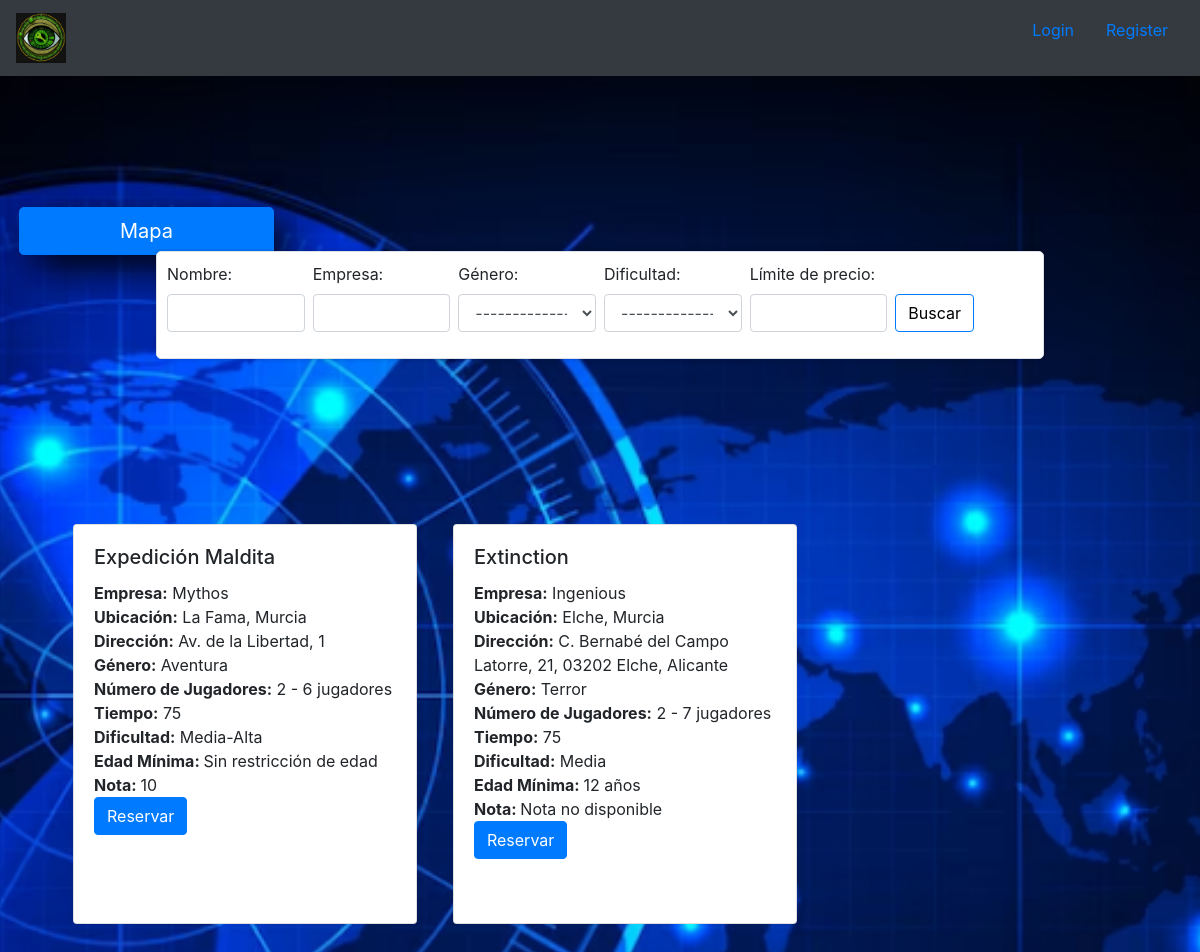
Page /boostrap/paginaMurcia.php on the committed database.
### tables this page shows
CREATE TABLE `escaperooms` (
  `id_escape` int(3) NOT NULL,
  `empresa` varchar(50) NOT NULL,
  `sala` varchar(50) NOT NULL,
  `ubi` varchar(255) NOT NULL,
  `direc` varchar(255) NOT NULL,
  `genero` varchar(10) NOT NULL,
  `num_jugadores` varchar(25) NOT NULL,
  `tiempo` int(11) NOT NULL,
  `dificult` varchar(25) NOT NULL,
  `edadMin` varchar(25) NOT NULL,
  `nota` int(11) NOT NULL,
  `link` varchar(255) NOT NULL,
  `precio` varchar(25) NOT NULL,
  `escaperoomsGanadas` tinyint(1) NOT NULL
);

### boostrap/paginaMurcia.php (the view, shortened to what this page needs)
<!DOCTYPE html>
<html>
<head>
        <link rel="stylesheet" href="https://maxcdn.bootstrapcdn.com/bootstrap/4.0.0/css/bootstrap.min.css">
</head>
<body>
<div class="container">
    <div class="row">
        <div class="col-4 ms-auto">
            <a href="../mapa.php">
                <button type="button" class="btn btn-primary btn-lg  mx-1" style="padding-left:100px; padding-right: 100px; box-shadow: 15px 13px 40px black;  top: 15%; left:15px;  position: fixed;">Mapa</button>
            </a>
        </div>
    </div>
    <div class="border">
    <form method="post" action="buscador.php" class="d-flex">
        <div class="form-group flex-grow-1 mr-2">
            <label for="sala">Nombre:</label>
            <input type="text" name="sala" id="sala" class="form-control">
        </div>
        <div class="form-group flex-grow-1 mr-2">
            <label for="empresa">Empresa:</label>
            <input type="text" name="empresa" id="empresa" class="form-control">
        </div>
        <div class="form-group flex-grow-1 mr-2">
            <label for="genero">Género:</label>
            <select class="form-control" id="genero" name="genero">
                <option value="">------------------</option>
            </select>
        </div>
        <div class="form-group flex-grow-1 mr-2">
            <label for="dificult">Dificultad:</label>
            <select class="form-control" id="dificult" name="dificult">
                <option value="">------------------</option>
            </select>
        </div>
        <div class="form-group flex-grow-1 mr-2">
            <label for="precio">Límite de precio:</label>
            <input type="number" name="precio" id="precio" class="form-control">
        </div>
        <div class="form-group">
            <button type="submit" class="btn btn-primary" style="margin-top:32px; background-color:white; color:black;">Buscar</button>
        </div>
    </form>
</div>
    <div class="row">
        <?php
        $servername = "localhost";
        $username = "root";
        $password = "";
        $dbname = "escapesrooms";
        $conn = new mysqli($servername, $username, $password, $dbname);
        $ubi = isset($_POST['ubi']) ? $_POST['ubi'] : 'Murcia';
        $sql = "SELECT * FROM escaperooms";
        if (!empty($ubi)) {
            $sql .= " WHERE ubi LIKE '%{$ubi}%'";
        }
        $result = $conn->query($sql);
        while ($row = $result->fetch_assoc()) {
            echo '<div class="col-4">';
            echo '<div class="escape-room">';
            echo '<div class="card my-card">';
            echo '<div class="card-body">';
            echo '<h5 class="card-title">' . $row['sala'] . '</h5>';
            echo '<p class="card-text"><strong>Empresa:</strong> ' . $row['empresa'] . '</p>';
            echo '<p class="card-text"><strong>Ubicación:</strong> ' . $row['ubi'] . '</p>';
            echo '<p class="card-text"><strong>Dirección:</strong> ' . $row['direc'] . '</p>';
            echo '<p class="card-text"><strong>Género:</strong> ' . $row['genero'] . '</p>';
            echo '<p class="card-text"><strong>Número de Jugadores:</strong> ' . $row['num_jugadores'] . '</p>';
            echo '<p class="card-text"><strong>Tiempo:</strong> ' . $row['tiempo'] . '</p>';
            echo '<p class="card-text"><strong>Dificultad:</strong> ' . $row['dificult'] . '</p>';
            if ($row['edadMin'] == '*' || $row['edadMin'] == '-') {
                echo '<p class="card-text"><strong>Edad Mínima: </strong> Sin restricción de edad';
            } else {
                echo '<p class="card-text"><strong>Edad Mínima: </strong> ' . $row['edadMin'] . '</p>';
            }
            if ($row['nota'] == '0') {
                echo '<p class="card-text"><strong>Nota: </strong> Nota no disponible' . '<br>';
            } else {
                echo '<p class="card-text"><strong>Nota: </strong> ' . $row['nota'] . '</p>';
            }
            if ($row['link'] == '*' || $row['link'] == '-') {
                echo '<a href="' . '404.php' . '" class="btn btn-primary">Reservar</a>';
            } else {
                echo '<a href="' . $row['link'] . '" class="btn btn-primary">Reservar</a>';
            }
            echo '</div>';
            echo '</div>';
            echo '</div>';
            echo '</div>';
        }
        ?>
    </div>
</div>
</body>
</html>

### boostrap/paginaMurcia.php (style rules this page uses)
body { background-image: url(../img/radar.PNG); background-repeat: no-repeat; background-position: center; background-size: cover; background-attachment: fixed; }
.escape-room p { margin: 0px 0; font-size: 16px; }
.col-4 { flex-basis: 33.33%; max-width: 33.33%; }
.col-4 .escape-room { width: 400px; height: 0; padding-bottom: 180%; top: 50%; }
.my-card { margin-right: 1.75rem; margin-left: 1.75rem; }
body > .container > .row > .col-4 { margin-bottom: 20%; }
.border { background-color: white; display: flex; justify-content: center; align-items: center; margin-bottom: 10%; transform: translate(-50%, -50%); padding: 10px; border-radius: 5px; box-shadow: 0px 0px 5px rgba(0, 0, 0, 0.2); margin-left: 50%; width: 80%; }
.border form { margin: 0; width: 100%; }
.form-group { flex: 1; }
.card { height: 400px; }

### rows in the picture
escaperooms: sala "Expedición Maldita", empresa "Mythos", ubi "La Fama, Murcia", direc "Av. de la Libertad, 1", genero "Aventura", num_jugadores "2 - 6 jugadores", tiempo "75", dificult "Media-Alta", shows "Edad Mínima:", edadMin "Sin restricción de edad", nota "10"
escaperooms: sala "Extinction", empresa "Ingenious", ubi "Elche, Murcia", direc "C. Bernabé del Campo Latorre, 21, 03202 Elche, Alicante", genero "Terror", num_jugadores "2 - 7 jugadores", tiempo "75", dificult "Media", edadMin "12 años", shows "Nota:", nota "Nota no disponible"
